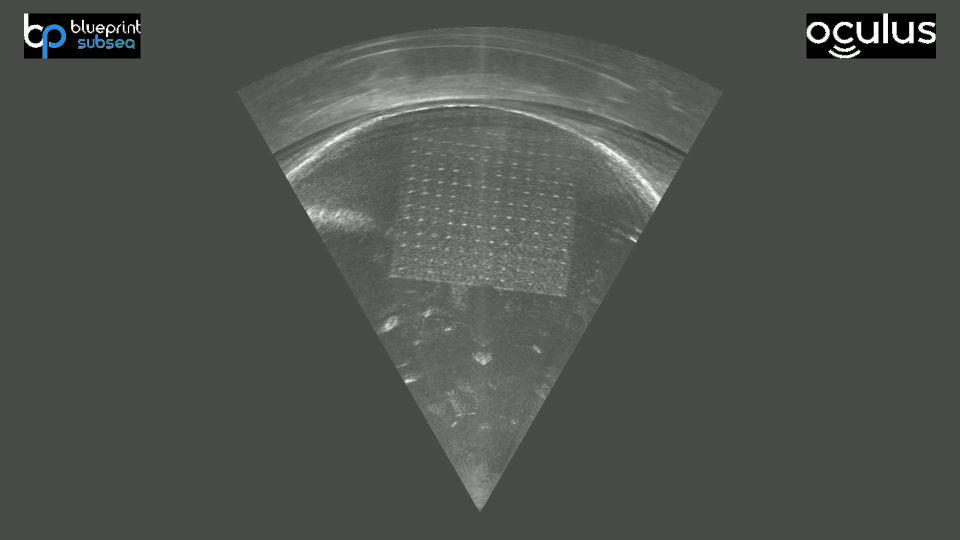
#> input picture figures/Oculus3-6.jpg, 1920 x 1080 px, found by its file name (shown at 1/2 size)
$ jupyter execute --allow-errors preprocess_test.ipynb
#> lines starting #> are read from the running program, lines starting #| are printed output that depends on the picture
[cell 1]
import numpy as np
import cv2
from matplotlib import pyplot as plt

[cell 2]
img_path = r"/home/ychen921/808E/project2/Data/Set3/Set3/Oculus3/Oculus3-6.jpg"
img = cv2.imread(img_path)
#> img is the input picture: shape (1080, 1920, 3); mean B, G, R 78.4, 81.2, 79.2
img = img[:,:,::-1]
plt.imshow(img)

[cell 3]
crop_img = img[400:900,710:1210]#[290:690, 750:1150]
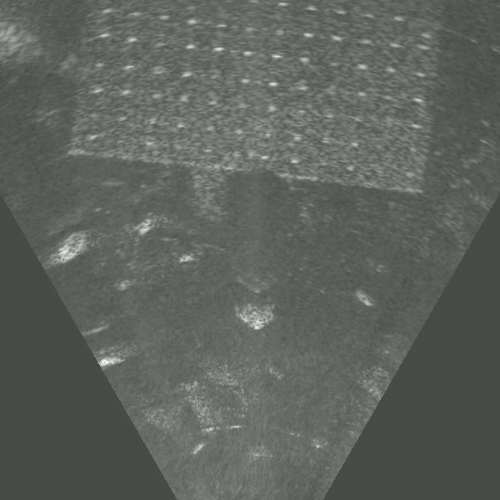
#> crop_img: shape (500, 500, 3); mean R, G, B 95.4, 97.4, 94.4
plt.imshow(crop_img)
